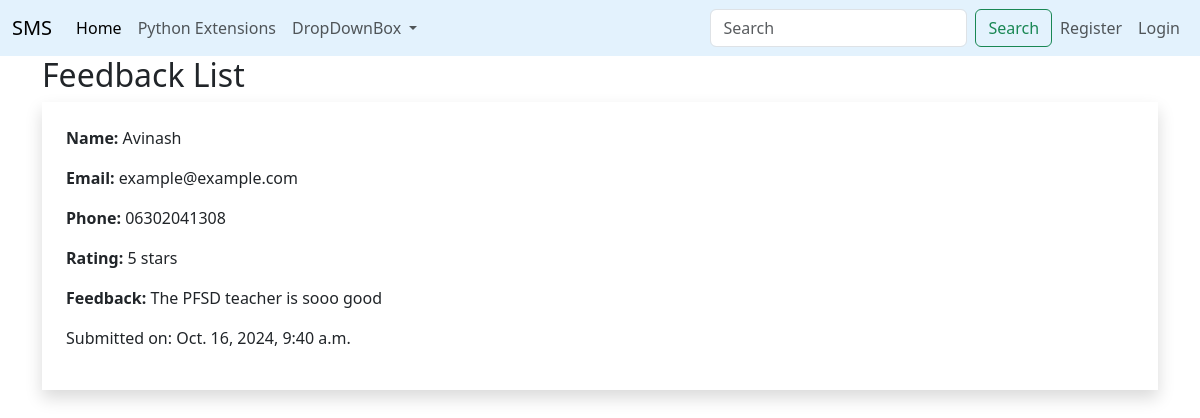
The page /facultyapp/feedback/list/ on the database its author committed.
### facultyapp/models.py (models this page shows, shortened)
class Feedback(models.Model):
    name = models.CharField(max_length=100, default='Anonymous')  # Default value for name
    email = models.EmailField(default='example@example.com')  # Default value for email
    phone_number = models.CharField(max_length=15, blank=True)  # Optional phone number
    description = models.TextField()  # Renamed field
    rating = models.IntegerField(choices=[(i, i) for i in range(1, 6)])  # Rating from 1 to 5
    created_at = models.DateTimeField(auto_now_add=True)  # Automatically adds timestamp

### facultyapp/views.py (the view)
# urls.py: path('feedback/list/', views.feedback_list, name='feedback_list'),
def feedback_list(request):
    feedbacks = Feedback.objects.all().order_by('-created_at')  # Get all feedbacks, most recent first
    return render(request, 'facultyapp/faculty_feedback_list.html', {'feedbacks': feedbacks})

### templates/facultyapp/faculty_feedback_list.html (shortened to what this page needs)
{% extends 'Navbar/FacultyNavbar.html'%}
<body class="bg-gray-100 min-h-screen">{% block body %}
    <div class="container mx-auto mt-8">
        <div class="max-w-4xl mx-auto bg-white shadow-md rounded-lg p-6">
            <h2 class="text-2xl font-bold mb-6 text-gray-800">Feedback List</h2>
            <div class="space-y-4">
                {% for feedback in feedbacks %}
                <div class="p-4 bg-gray-100 rounded-lg shadow">
                    <p class="text-gray-700"><strong>Name:</strong> {{ feedback.name }}</p>
                    <p class="text-gray-700"><strong>Email:</strong> {{ feedback.email }}</p>
                    <p class="text-gray-700"><strong>Phone:</strong> {{ feedback.phone_number }}</p>
                    <p class="text-gray-700"><strong>Rating:</strong> {{ feedback.rating }} stars</p>
                    <p class="text-gray-700"><strong>Feedback:</strong> {{ feedback.description }}</p>
                    <p class="text-sm text-gray-500">Submitted on: {{ feedback.created_at }}</p>
                </div>
                {% empty %}
                <p>No feedback available yet.</p>
                {% endfor %}
            </div>
        </div>
    </div>{% endblock %}

### rows shown on the page
Feedback: name "Avinash", email "example@example.com", phone_number "06302041308", rating "5", description "The PFSD teacher is sooo good", created_at "Oct. 16, 2024, 9:40 a.m."
